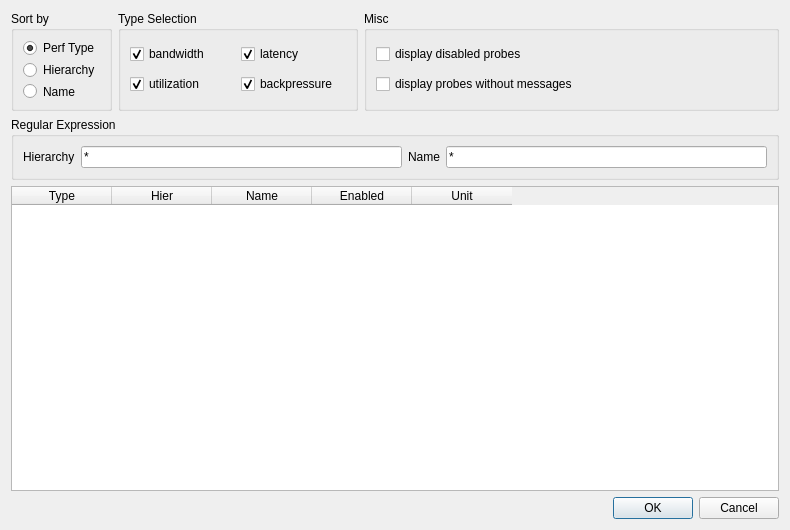
<?xml version="1.0" encoding="UTF-8"?>
<ui version="4.0">
 <class>PerfToolProbeSelDialog</class>
 <widget class="QDialog" name="PerfToolProbeSelDialog">
  <property name="geometry">
   <rect>
    <x>0</x>
    <y>0</y>
    <width>790</width>
    <height>530</height>
   </rect>
  </property>
  <property name="windowTitle">
   <string>Dialog</string>
  </property>
  <layout class="QGridLayout" name="gridLayout">
   <item row="3" column="0" colspan="3">
    <widget class="QTableWidget" name="tableWidget_probes">
     <property name="selectionBehavior">
      <enum>QAbstractItemView::SelectRows</enum>
     </property>
     <property name="sortingEnabled">
      <bool>true</bool>
     </property>
     <column>
      <property name="text">
       <string>Type</string>
      </property>
     </column>
     <column>
      <property name="text">
       <string>Hier</string>
      </property>
     </column>
     <column>
      <property name="text">
       <string>Name</string>
      </property>
     </column>
     <column>
      <property name="text">
       <string>Enabled</string>
      </property>
     </column>
     <column>
      <property name="text">
       <string>Unit</string>
      </property>
     </column>
    </widget>
   </item>
   <item row="4" column="2">
    <widget class="QDialogButtonBox" name="buttonBox">
     <property name="orientation">
      <enum>Qt::Horizontal</enum>
     </property>
     <property name="standardButtons">
      <set>QDialogButtonBox::Cancel|QDialogButtonBox::Ok</set>
     </property>
    </widget>
   </item>
   <item row="0" column="0">
    <widget class="QGroupBox" name="groupBox">
     <property name="sizePolicy">
      <sizepolicy hsizetype="Fixed" vsizetype="Fixed">
       <horstretch>0</horstretch>
       <verstretch>0</verstretch>
      </sizepolicy>
     </property>
     <property name="minimumSize">
      <size>
       <width>0</width>
       <height>100</height>
      </size>
     </property>
     <property name="maximumSize">
      <size>
       <width>16777215</width>
       <height>100</height>
      </size>
     </property>
     <property name="title">
      <string>Sort by</string>
     </property>
     <layout class="QVBoxLayout" name="verticalLayout">
      <item>
       <widget class="QRadioButton" name="radioButton_typeView">
        <property name="text">
         <string>Perf Type</string>
        </property>
        <property name="checked">
         <bool>true</bool>
        </property>
        <property name="autoExclusive">
         <bool>true</bool>
        </property>
       </widget>
      </item>
      <item>
       <widget class="QRadioButton" name="radioButton_hierView">
        <property name="text">
         <string>Hierarchy</string>
        </property>
       </widget>
      </item>
      <item>
       <widget class="QRadioButton" name="radioButton_nameView">
        <property name="text">
         <string>Name</string>
        </property>
       </widget>
      </item>
     </layout>
    </widget>
   </item>
   <item row="2" column="0" colspan="3">
    <widget class="QGroupBox" name="groupBox_2">
     <property name="title">
      <string>Regular Expression</string>
     </property>
     <layout class="QHBoxLayout" name="horizontalLayout">
      <item>
       <widget class="QLabel" name="label_2">
        <property name="text">
         <string>Hierarchy</string>
        </property>
       </widget>
      </item>
      <item>
       <widget class="QLineEdit" name="lineEdit_3">
        <property name="text">
         <string>*</string>
        </property>
       </widget>
      </item>
      <item>
       <widget class="QLabel" name="label_3">
        <property name="text">
         <string>Name</string>
        </property>
       </widget>
      </item>
      <item>
       <widget class="QLineEdit" name="lineEdit_2">
        <property name="text">
         <string>*</string>
        </property>
       </widget>
      </item>
     </layout>
    </widget>
   </item>
   <item row="0" column="1">
    <widget class="QGroupBox" name="groupBox_3">
     <property name="sizePolicy">
      <sizepolicy hsizetype="Fixed" vsizetype="Fixed">
       <horstretch>0</horstretch>
       <verstretch>0</verstretch>
      </sizepolicy>
     </property>
     <property name="minimumSize">
      <size>
       <width>240</width>
       <height>100</height>
      </size>
     </property>
     <property name="maximumSize">
      <size>
       <width>240</width>
       <height>100</height>
      </size>
     </property>
     <property name="title">
      <string>Type Selection</string>
     </property>
     <layout class="QGridLayout" name="gridLayout_2">
      <item row="1" column="0">
       <widget class="QCheckBox" name="checkBox_2">
        <property name="text">
         <string>utilization</string>
        </property>
        <property name="checked">
         <bool>true</bool>
        </property>
       </widget>
      </item>
      <item row="0" column="0">
       <widget class="QCheckBox" name="checkBox">
        <property name="text">
         <string>bandwidth</string>
        </property>
        <property name="checked">
         <bool>true</bool>
        </property>
       </widget>
      </item>
      <item row="0" column="1">
       <widget class="QCheckBox" name="checkBox_3">
        <property name="text">
         <string>latency</string>
        </property>
        <property name="checked">
         <bool>true</bool>
        </property>
       </widget>
      </item>
      <item row="1" column="1">
       <widget class="QCheckBox" name="checkBox_4">
        <property name="text">
         <string>backpressure</string>
        </property>
        <property name="checked">
         <bool>true</bool>
        </property>
       </widget>
      </item>
     </layout>
    </widget>
   </item>
   <item row="0" column="2">
    <widget class="QGroupBox" name="groupBox_4">
     <property name="title">
      <string>Misc</string>
     </property>
     <layout class="QGridLayout" name="gridLayout_3">
      <item row="0" column="0">
       <widget class="QCheckBox" name="checkBox_5">
        <property name="text">
         <string>display disabled probes</string>
        </property>
       </widget>
      </item>
      <item row="1" column="0">
       <widget class="QCheckBox" name="checkBox_6">
        <property name="text">
         <string>display probes without messages</string>
        </property>
       </widget>
      </item>
     </layout>
    </widget>
   </item>
  </layout>
 </widget>
 <resources/>
 <connections>
  <connection>
   <sender>buttonBox</sender>
   <signal>accepted()</signal>
   <receiver>PerfToolProbeSelDialog</receiver>
   <slot>accept()</slot>
   <hints>
    <hint type="sourcelabel">
     <x>248</x>
     <y>254</y>
    </hint>
    <hint type="destinationlabel">
     <x>157</x>
     <y>274</y>
    </hint>
   </hints>
  </connection>
  <connection>
   <sender>buttonBox</sender>
   <signal>rejected()</signal>
   <receiver>PerfToolProbeSelDialog</receiver>
   <slot>reject()</slot>
   <hints>
    <hint type="sourcelabel">
     <x>316</x>
     <y>260</y>
    </hint>
    <hint type="destinationlabel">
     <x>286</x>
     <y>274</y>
    </hint>
   </hints>
  </connection>
 </connections>
</ui>
